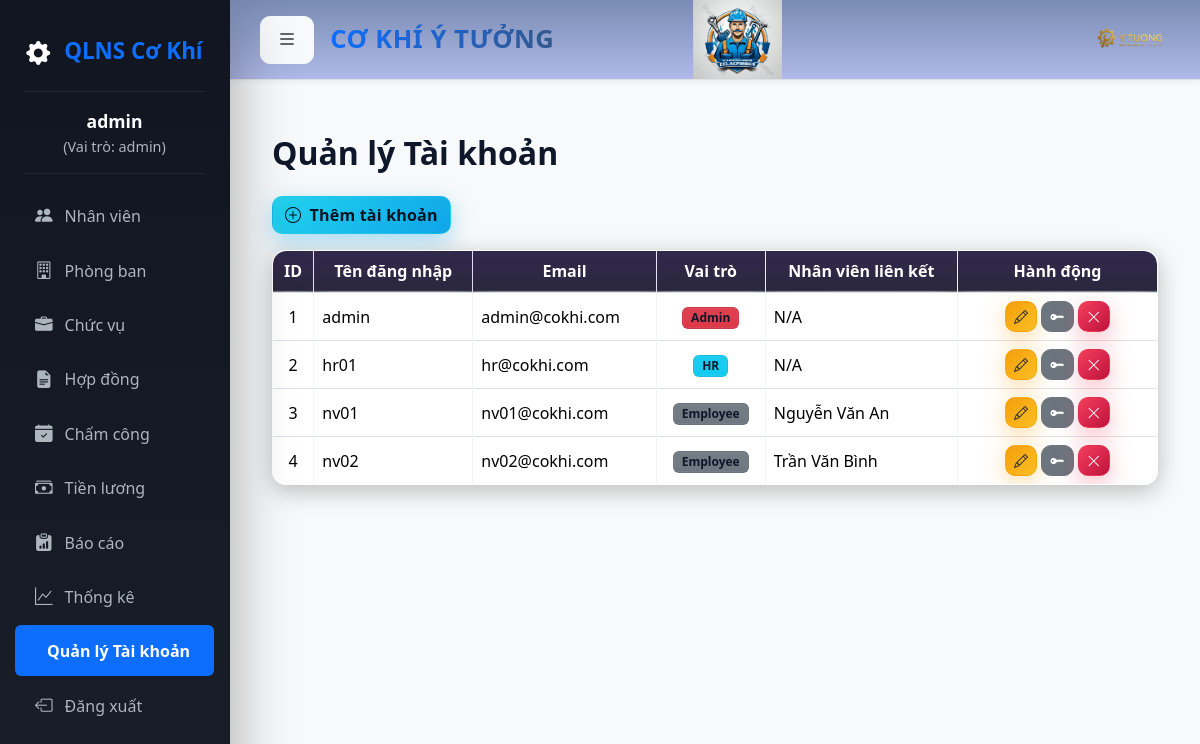
/users.php (signed in), run on the app's committed database.
### tables this page shows
CREATE TABLE users (
  id INT AUTO_INCREMENT PRIMARY KEY,
  username VARCHAR(100) UNIQUE NOT NULL,
  password VARCHAR(255) NOT NULL,
  email VARCHAR(150),
  role ENUM('admin','hr','employee') DEFAULT 'employee',
  employee_id INT NULL,
  created_at DATETIME DEFAULT CURRENT_TIMESTAMP
);

CREATE TABLE employees (
  id INT AUTO_INCREMENT PRIMARY KEY,
  employee_code VARCHAR(50) UNIQUE,
  full_name VARCHAR(200),
  dob DATE,
  gender ENUM('M','F'),
  address VARCHAR(255),
  phone VARCHAR(50),
  email VARCHAR(150),
  join_date DATE,
  department_id INT,
  position_id INT,
  FOREIGN KEY (department_id) REFERENCES departments(id),
  FOREIGN KEY (position_id) REFERENCES positions(id)
);

### users.php (the view, shortened to what this page needs)
<?php
include "inc/header.php";
$users = $pdo->query("
    SELECT u.*, e.full_name
    FROM users u
    LEFT JOIN employees e ON u.employee_id = e.id
    ORDER BY u.username
")->fetchAll(PDO::FETCH_ASSOC);
?>
<div class="container mt-4">
    <h2 class="mb-4 fw-bold">Quản lý Tài khoản</h2>
    <button class="btn btn-success mb-3" data-bs-toggle="modal" data-bs-target="#addModal">
        <i class="bi bi-plus-circle me-1"></i> Thêm tài khoản
    </button>
    <table class="table table-bordered table-hover align-middle">
        <thead class="table-dark text-center">
            <tr>
                <th>ID</th>
                <th>Tên đăng nhập</th>
                <th>Email</th>
                <th>Vai trò</th>
                <th>Nhân viên liên kết</th>
                <th width="200">Hành động</th>
            </tr>
        </thead>
        <tbody>
            <?php foreach ($users as $u): ?>
            <tr>
                <td class="text-center"><?= $u['id'] ?></td>
                <td><?= htmlspecialchars($u['username']) ?></td>
                <td><?= htmlspecialchars($u['email']) ?></td>
                <td class="text-center">
                    <?php
                            if($u['role'] == 'admin') echo '<span class="badge bg-danger">Admin</span>';
                            elseif($u['role'] == 'hr') echo '<span class="badge bg-info">HR</span>';
                            else echo '<span class="badge bg-secondary">Employee</span>';
                        ?>
                </td>
                <td><?= htmlspecialchars($u['full_name'] ?? 'N/A') ?></td>
                <td class="text-center">
                    <a href="#" class="btn btn-warning btn-sm" data-bs-toggle="modal"
                        data-bs-target="#editModal<?= $u['id'] ?>" title="Sửa">
                        <i class="bi bi-pencil"></i>
                    </a>
                    <a href="#" class="btn btn-secondary btn-sm" data-bs-toggle="modal"
                        data-bs-target="#resetPassModal<?= $u['id'] ?>" title="Đặt lại Mật khẩu">
                        <i class="bi bi-key-fill"></i>
                    </a>
                    <a href="?delete=<?= $u['id'] ?>" class="btn btn-danger btn-sm"
                        onclick="return confirm('Xóa tài khoản này?')" title="Xóa">
                        <i class="bi bi-x-lg"></i>
                    </a>
                </td>
            </tr>
            <?php endforeach; ?>
        </tbody>
    </table>
</div>
<?php include "inc/footer.php"; ?>

### assets/css/style.css (style rules this page uses)
:root { --bg-1: #0b0f19; --bg-2: #0f172a; --panel: rgba(17, 25, 40, 0.65); --panel-border: rgba(255, 255, 255, 0.08); --text: #e2e8f0; --muted: #94a3b8; --primary: #7c3aed; --primary-600: #6d28d9; --primary-700: #5b21b6; --success: #22d3ee; --danger: #f43f5e; --warning: #f59e0b; --surface-blur: blur(12px); --radius: 14px; --shadow-sm: 0 6px 24px rgba(0, 0, 0, 0.25); --shadow-lg: 0 20px 60px rgba(0, 0, 0, 0.35); }
body { background: radial-gradient( 1200px 800px at 10% 10%, rgba(124, 58, 237, 0.16), transparent 40% ), radial-gradient( 900px 700px at 90% 20%, rgba(34, 211, 238, 0.12), transparent 45% ), radial-gradient( 800px 600px at 30% 80%, rgba(244, 63, 94, 0.1), transparent 45% ), linear-gradient(180deg, var(--bg-1), var(--bg-2)); color: var(--text); font-family: "Segoe UI", Tahoma, Geneva, Verdana, sans-serif; min-height: 100vh; -webkit-font-smoothing: antialiased; }
table { background: var(--panel); backdrop-filter: var(--surface-blur); -webkit-backdrop-filter: var(--surface-blur); border: 1px solid var(--panel-border); border-radius: var(--radius); overflow: hidden; box-shadow: var(--shadow-sm); }
table th, table td { vertical-align: middle; color: var(--text); border-color: rgba(148, 163, 184, 0.12) !important; }
table th { text-align: center; background: linear-gradient( 180deg, rgba(124, 58, 237, 0.18), rgba(124, 58, 237, 0.1) ); color: #faf5ff; }
.btn { border-radius: 10px; font-weight: 600; letter-spacing: 0.2px; transition: transform 0.2s ease, box-shadow 0.2s ease, background 0.2s ease; }
.btn-success { background: linear-gradient(135deg, var(--success), #0ea5e9); border: 1px solid rgba(34, 211, 238, 0.35); box-shadow: 0 8px 24px rgba(14, 165, 233, 0.35), inset 0 0 12px rgba(255, 255, 255, 0.04); color: #05121f; }
.btn-danger { background: linear-gradient(135deg, var(--danger), #be123c); border: 1px solid rgba(244, 63, 94, 0.4); box-shadow: 0 8px 24px rgba(190, 18, 60, 0.35), inset 0 0 12px rgba(255, 255, 255, 0.03); }
.badge { border: 1px solid var(--panel-border); background: linear-gradient( 180deg, rgba(255, 255, 255, 0.06), rgba(255, 255, 255, 0.02) ); color: var(--text); }
@media (prefers-color-scheme: light) { :root { --bg-1: #f5f7fb; --bg-2: #e9eef7; --panel: rgba(255, 255, 255, 0.75); --panel-border: rgba(15, 23, 42, 0.08); --text: #0f172a; --muted: #475569; } }
@media (prefers-color-scheme: light) { body { color: var(--text); } }
@media (prefers-color-scheme: light) { table th { color: #2e1065; } }
.table { position: relative; isolation: isolate; }
.table thead th { position: sticky; top: 0; z-index: 2; backdrop-filter: var(--surface-blur); -webkit-backdrop-filter: var(--surface-blur); box-shadow: inset 0 -1px 0 rgba(255, 255, 255, 0.06), 0 2px 12px rgba(0, 0, 0, 0.15); }
.table::before { content: ""; position: absolute; inset: -1px; border-radius: calc(var(--radius) + 6px); background: radial-gradient( 1200px 400px at 20% -10%, rgba(124, 58, 237, 0.25), transparent 40% ), radial-gradient( 900px 300px at 120% -20%, rgba(34, 211, 238, 0.22), transparent 45% ); filter: blur(14px); z-index: -1; pointer-events: none; }
.table tbody tr { transition: transform 0.18s ease, box-shadow 0.18s ease, background 0.18s ease, border-color 0.18s ease; }
.table tbody tr + tr { border-top: 1px solid rgba(148, 163, 184, 0.08); }
.btn-warning, .btn-outline-warning { color: #1f2937; background: linear-gradient(135deg, var(--warning), #fbbf24); border: 1px solid rgba(245, 158, 11, 0.45); box-shadow: 0 8px 24px rgba(245, 158, 11, 0.35); }
.btn-danger, .btn-outline-danger { box-shadow: 0 8px 24px rgba(244, 63, 94, 0.35); }
td .badge { box-shadow: inset 0 0 0 1px rgba(255, 255, 255, 0.05); }

### inc/header.php (style rules this page uses)
body { background-color: #f8f9fa; font-family: 'Segoe UI', Tahoma, Geneva, Verdana, sans-serif; overflow-x: hidden; }

### data on the page
users: id "1", username "admin", email "admin@cokhi.com", role "Admin", full_name "N/A"
users: id "2", username "hr01", email "hr@cokhi.com", role "HR", full_name "N/A"
users: id "3", username "nv01", email "nv01@cokhi.com", role "Employee", employee.full_name "Nguyễn Văn An"
users: id "4", username "nv02", email "nv02@cokhi.com", role "Employee", employee.full_name "Trần Văn Bình"

### other printed values
$_SESSION['username'] "admin"
$role "admin"
